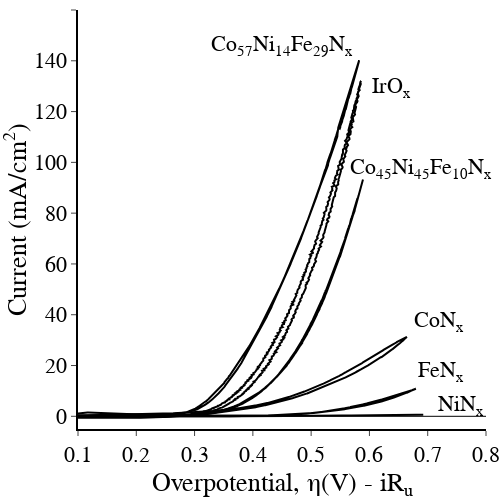

The code cell stored with this chart in its notebook:
### Code cell
import plotly.graph_objects as go
import pandas as pd
from pandas import DataFrame as df
import numpy as np
import plotly.express as px
from EC_data_processing_lib import get_header_length
from EC_data_processing_lib import analyse_file
from EC_data_processing_lib import get_decimal_separator
from Data_setup_patent import data_set
import os
from galvani import BioLogic
fig_title = 'patent'
fig = go.Figure()
colors = px.colors.qualitative.Dark24

for i in data_set:
    if not os.path.exists(data_set[i]['data_CV']):
       # print("File not found: " + file)
        continue
    if data_set[i]['data_CV'].endswith('mpt'):
        headerlength = get_header_length(data_set[i]['data_CV'])
        data = pd.read_csv(data_set[i]['data_CV'], encoding='ansi', sep="\t", decimal=get_decimal_separator(data_set[i]['data_CV']),  skiprows=range(headerlength))
        current_column = '<I>/mA'
    else:
        mpr_file = BioLogic.MPRfile(data_set[i]['data_CV'])
        data = pd.DataFrame(mpr_file.data)
        current_column = 'I/mA'
    cn = data['cycle number']
    data = data[data['cycle number']== float(cn[-1:])] # allowing this comment will plot only the last scan. If you want to plot all of the scans then comment this out. 
    voltage = data['Ewe/V']
    current = data[current_column]
    current = current / data_set[i]['mass']
    voltage_corrected = data['Ewe/V'] - data[current_column] * data_set[i]['Ru']/1000 - data_set[i]['cal'] #does the iR correction converts to overpotential
    
    
    j = 0
    max_current = []
    for j in range(int(cn.tail(1))):
        max_current.append(df.max(current.loc[data['cycle number']==j+1]))
        
    print(data_set[i]['label'], max_current[0], max_current[2])

    fig.add_trace(go.Scatter(
        x=voltage_corrected,
        y=current,
        name= data_set[i]['label'],
        mode = data_set[i]['line_style'],
        line_color = 'black',
        showlegend=False,
    ))
    fig.add_annotation(
        
                text=data_set[i]['label'],
                align='left',
                showarrow=False,
                xref='paper',
                yref='paper',
                x=data_set[i]['x_pos'],
                y=data_set[i]['y_pos'],
                
            
        
    )
fig.update_xaxes(range=[0.10, 0.8],
    nticks=10,
    ticks='outside',
    showgrid=False, gridwidth=1, gridcolor='black',
    zeroline=False, zerolinecolor='black', zerolinewidth= 1,
    showline=True, linewidth=2, linecolor='black')

fig.update_yaxes(range=[-5, 160],
    nticks=10,
    showgrid=False, gridwidth=1, gridcolor='grey',
    ticks='outside',
    zeroline=True, zerolinecolor='black', zerolinewidth= 1,
    showline=True, linewidth=2, linecolor='black')
fig.update_layout(
    #title="CV",
    
    xaxis_title="Overpotential, η(V) - iR<sub>u</sub>",
    yaxis_title="Current (mA/cm<sup>2</sup>)",
    font=dict(
        family="Times New Roman, monospace",
        size=22,
        color="black"
        
    )
)

fig.update_layout({
    "plot_bgcolor": "rgba(0, 0, 0, 0)",
    'paper_bgcolor': 'rgba(255, 255, 255, 255)', #sets the background to be transparent... might appear black in .jpeg but will be transparent in the .svg
},
width = 500,
height = 500,   
# legend=dict(
#     yanchor="top",
#     y=1,
#     xanchor="left",
#     x=1
#),
margin={'t':0,'l':0,'b':0,'r':10},
legend_font_size=10)

      

fig.show()

fig.write_image(fig_title +' Cyclic Voltammetry.jpeg')
fig.write_image(fig_title + ' Cyclic Voltammetry.svg')

### Figure 1 — Plotly figure (JSON) as saved in the notebook; plotly's stock layout.template omitted (floating-point values rounded to 4 significant figures; data arrays with more than 128 entries replaced by an {"elided": "..."} marker saying what was removed)
{"data": [{"line": {"color": "black"}, "mode": "lines", "name": "IrO<sub>x</sub>", "showlegend": false, "type": "scatter", "x": {"elided": "2054 float values"}, "y": {"elided": "2054 float values"}}, {"line": {"color": "black"}, "mode": "lines", "name": "FeN<sub>x</sub>", "showlegend": false, "type": "scatter", "x": {"elided": "2000 float values"}, "y": {"elided": "2000 float values"}}, {"line": {"color": "black"}, "mode": "lines", "name": "CoN<sub>x</sub>", "showlegend": false, "type": "scatter", "x": {"elided": "2000 float values"}, "y": {"elided": "2000 float values"}}, {"line": {"color": "black"}, "mode": "lines", "name": "NiN<sub>x</sub>", "showlegend": false, "type": "scatter", "x": {"elided": "2002 float values"}, "y": {"elided": "2002 float values"}}, {"line": {"color": "black"}, "mode": "lines", "name": "Co<sub>57</sub>Ni<sub>14</sub>Fe<sub>29</sub>N<sub>x</sub>", "showlegend": false, "type": "scatter", "x": {"elided": "2000 float values"}, "y": {"elided": "2000 float values"}}, {"line": {"color": "black"}, "mode": "lines", "name": "Co<sub>45</sub>Ni<sub>45</sub>Fe<sub>10</sub>N<sub>x</sub>", "showlegend": false, "type": "scatter", "x": {"elided": "2001 float values"}, "y": {"elided": "2001 float values"}}], "layout": {"annotations": [{"align": "left", "showarrow": false, "text": "IrO<sub>x</sub>", "x": "0.82", "xref": "paper", "y": "0.85", "yref": "paper"}, {"align": "left", "showarrow": false, "text": "FeN<sub>x</sub>", "x": "0.95", "xref": "paper", "y": "0.1", "yref": "paper"}, {"align": "left", "showarrow": false, "text": "CoN<sub>x</sub>", "x": "0.95", "xref": "paper", "y": "0.22", "yref": "paper"}, {"align": "left", "showarrow": false, "text": "NiN<sub>x</sub>", "x": "1.0", "xref": "paper", "y": "0.02", "yref": "paper"}, {"align": "left", "showarrow": false, "text": "Co<sub>57</sub>Ni<sub>14</sub>Fe<sub>29</sub>N<sub>x</sub>", "x": "0.5", "xref": "paper", "y": "0.95", "yref": "paper"}, {"align": "left", "showarrow": false, "text": "Co<sub>45</sub>Ni<sub>45</sub>Fe<sub>10</sub>N<sub>x</sub>", "x": "1.02", "xref": "paper", "y": "0.62", "yref": "paper"}], "font": {"color": "black", "family": "Times New Roman, monospace", "size": 22}, "height": 500, "legend": {"font": {"size": 10}}, "margin": {"b": 0, "l": 0, "r": 10, "t": 0}, "paper_bgcolor": "rgba(255, 255, 255, 255)", "plot_bgcolor": "rgba(0, 0, 0, 0)", "width": 500, "xaxis": {"gridcolor": "black", "gridwidth": 1, "linecolor": "black", "linewidth": 2, "nticks": 10, "range": [0.1, 0.8], "showgrid": false, "showline": true, "ticks": "outside", "title": {"text": "Overpotential, η(V) - iR<sub>u</sub>"}, "zeroline": false, "zerolinecolor": "black", "zerolinewidth": 1}, "yaxis": {"gridcolor": "grey", "gridwidth": 1, "linecolor": "black", "linewidth": 2, "nticks": 10, "range": [-5, 160], "showgrid": false, "showline": true, "ticks": "outside", "title": {"text": "Current (mA/cm<sup>2</sup>)"}, "zeroline": true, "zerolinecolor": "black", "zerolinewidth": 1}}}
